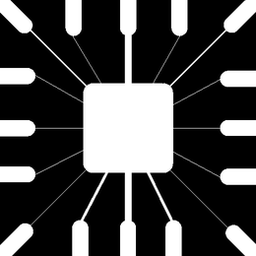
%> input picture Lab10/morphology.tif (cropped and resized to the size of MATLAB's example picture), 256 x 256 px, given in place of cameraman.tif, which was not available
$ octave q3b.m   (GNU Octave 9; MATLAB toolbox functions it lacks are replaced by stand-ins)
%> lines starting %> are read from the running program, lines starting %| are printed output that depends on the picture; pictures that were not available may be replaced by others from this repository, and a replacement may not be noted

clc;
clear all;
close all;

a = imread('cameraman.tif');
%> a is the input picture: size 256x256 uint8; min 0, max 255, mean 71.8

b = im2double(a);

[m,n] = size(b);
%> m = 256; n = 256

c = zeros(2*m,2*n);

[p,q] = size(c);
%> p = 512; q = 512

for i = 1:p
    for j = 1:q
        if i <= m && j<= n
            c(i,j) = b(i,j);
        else
            c(i,j) = 0;
        end
    end
end
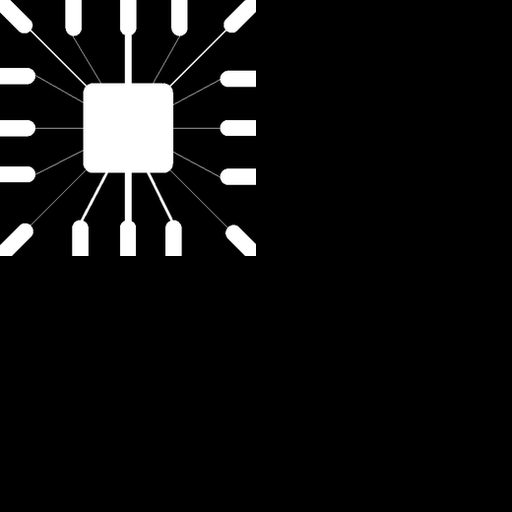
%> c: size 512x512 double; min 0, max 1, mean 0.0704
imshow(b);title('original image');
figure;
imshow(c);title('padded image');


d = zeros(p,q);

for i = 1:p
    for j = 1:q
        d(i,j) = c(i,j).*(-1).^(i + j);
    end
end
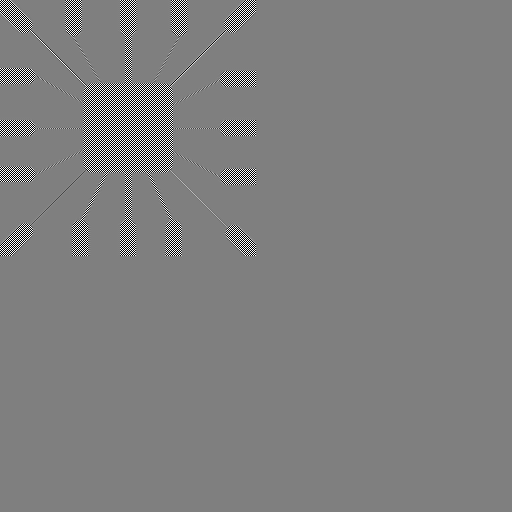
%> d: size 512x512 double; min -1, max 1, mean 1.78e-05; drawn with min black and max white
figure;
imshow(d);title('pre processed image for calculating DFT');

e = fft2(d);
sob = fspecial('sobel')
sob1 = fft2(sob,p,q)

figure;imshow(e);title('2D DFT of the pre processed image');

[x,y] = freqspace(p,'meshgrid');
z = zeros(p,q);
for i = 1:p
    for j = 1:q
        z(i,j) = sqrt(x(i,j).^2 + y(i,j).^2);
    end
end
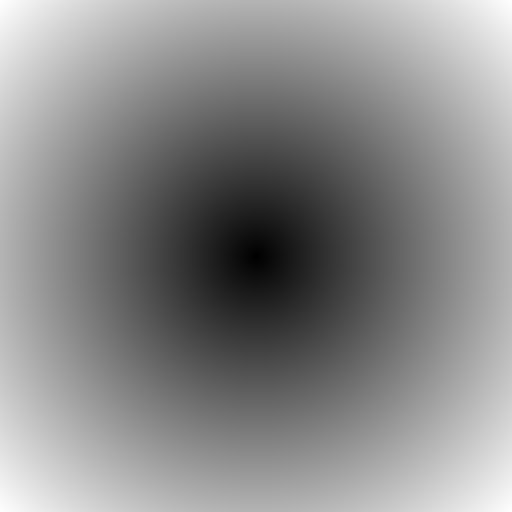
%> z: size 512x512 double; min 0, max 1.41, mean 0.765; drawn with min black and max white

figure;imshow(sob1);title('Low Pass Filter Mask');

h1 = e.*sob1;
figure;
imshow(h1);title('Low passed output');
%> after `imshow(h1)`:
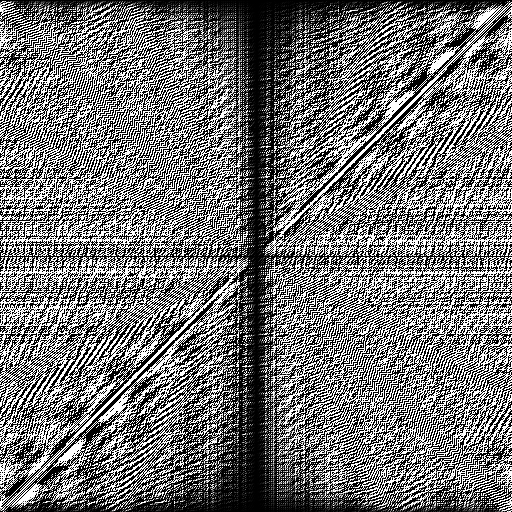
%> displayed picture: size 512x512, on the screen's scale of 0 to 255; min 0, max 255, mean 116


h2 = ifft2(h1);
figure;
imshow(h2);title('output image after inverse 2D DFT');

h3 = zeros(p,q);
for i = 1:p
    for j = 1:q
        h3(i,j) = h2(i,j).*((-1).^(i+j));
    end
end
figure;
imshow(h3);title('Post Processed image');

out = zeros(m,n);
for i = 1:m
    for j = 1:n
        out(i,j) = h3(i,j);
    end
end
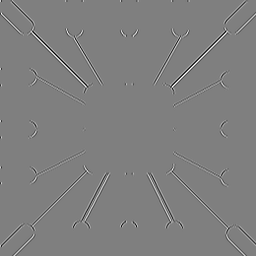
%> out: size 256x256 double; min -1.64, max 1.64, mean 2.93e-19; drawn with min black and max white
figure;
imshow([b out]);title('input image                 output image');
%> after `imshow([b out])`:
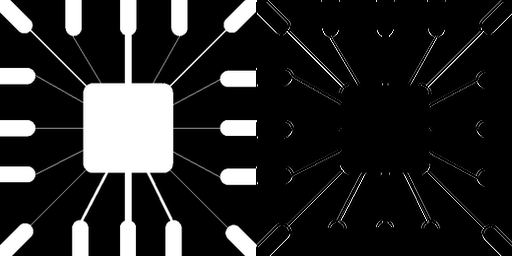
%> displayed picture: size 256x512, on the screen's scale of 0 to 255; min 0, max 255, mean 38.3
out1 = abs(out);
figure;imshow(out1);title('2D DFT of the pre processed image');
out2 = out1 > 0.2*max(out1(:));
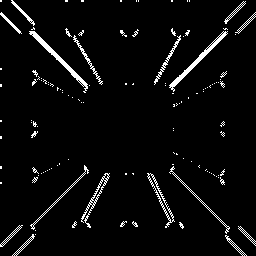
%> out2: size 256x256 logical; 4.3% white in thin lines or dots
figure;imshow(out2);title('2D DFT of the pre processed image');
